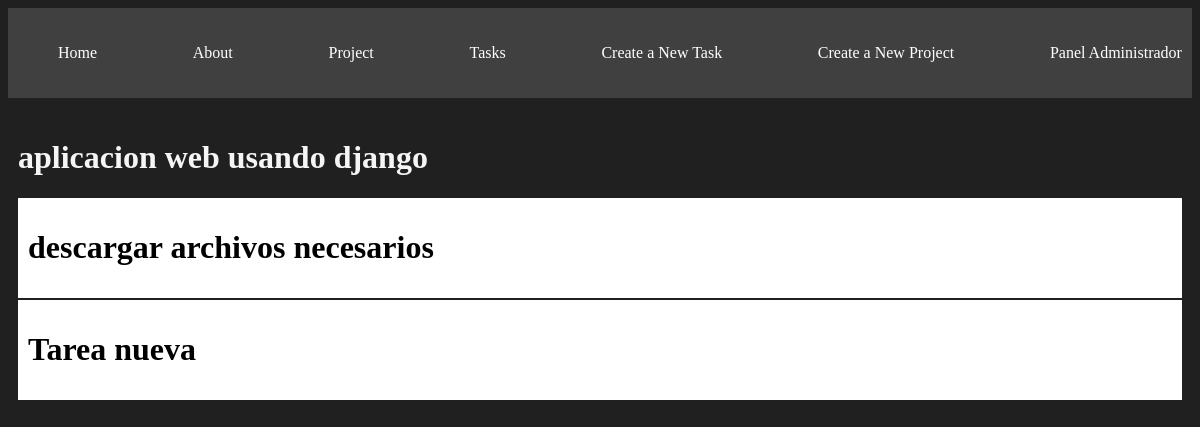
Screenshot of /project/2 with the database file from the repository.
### myapp/models.py (models this page shows, shortened)
class Project(models.Model):
   name = models.CharField(max_length=200)
   def __str__(self):
      return self.name

class Task(models.Model):
   title = models.CharField(max_length=200)
   description = models.TextField()
   project = models.ForeignKey(Project,on_delete=models.CASCADE)
   done=models.BooleanField(default=False)

### myapp/views.py (the view)
# urls.py: path('project/<int:id>',views.project_detail,name="projects_detail"),
def project_detail(request,id):
   project= get_object_or_404(Project,id=id)
   tasks= Task.objects.filter(project_id=id)
   return render(request,"project_detail.html",{
   "project":project,
   "tasks":tasks
})

### myapp/templates/project_detail.html (shortened to what this page needs)
{% extends 'layouts/base.html' %}
   {% block content %}
  <h1>{{project}}</h1>
  {% for task in tasks %}
  <div class="card">
   <h1>
      {{task.title}}
   </h1>
</div>
{% endfor  %}
{% endblock %}

### myapp/static/style/main.css (style rules this page uses)
body { background:#202020; color:whitesmoke; }
.card { background: white; color: black; padding: 10px; margin-bottom: 2px; }

### rows the page displays
Project: name "aplicacion web usando django"
Task: title "descargar archivos necesarios"
Task: title "Tarea nueva"
